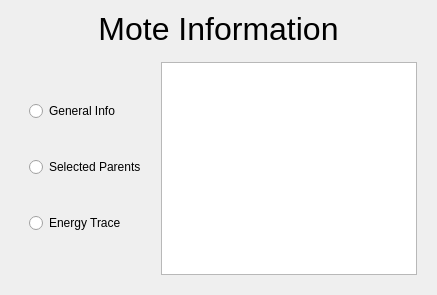
<?xml version="1.0" encoding="UTF-8"?>
<ui version="4.0">
 <class>Dialog</class>
 <widget class="QDialog" name="Dialog">
  <property name="geometry">
   <rect>
    <x>0</x>
    <y>0</y>
    <width>437</width>
    <height>295</height>
   </rect>
  </property>
  <property name="windowTitle">
   <string>Dialog</string>
  </property>
  <layout class="QVBoxLayout" name="verticalLayout_2">
   <item>
    <widget class="QLabel" name="label">
     <property name="font">
      <font>
       <pointsize>24</pointsize>
      </font>
     </property>
     <property name="text">
      <string>Mote Information</string>
     </property>
     <property name="alignment">
      <set>Qt::AlignCenter</set>
     </property>
    </widget>
   </item>
   <item>
    <widget class="QWidget" name="widget_2" native="true">
     <layout class="QHBoxLayout" name="horizontalLayout">
      <item>
       <widget class="QWidget" name="widget" native="true">
        <layout class="QVBoxLayout" name="verticalLayout">
         <item>
          <widget class="QRadioButton" name="general">
           <property name="text">
            <string>General Info</string>
           </property>
          </widget>
         </item>
         <item>
          <widget class="QRadioButton" name="parents">
           <property name="text">
            <string>Selected Parents</string>
           </property>
          </widget>
         </item>
         <item>
          <widget class="QRadioButton" name="energy">
           <property name="text">
            <string>Energy Trace</string>
           </property>
          </widget>
         </item>
        </layout>
       </widget>
      </item>
      <item>
       <widget class="QListView" name="information"/>
      </item>
     </layout>
    </widget>
   </item>
  </layout>
 </widget>
 <resources/>
 <connections/>
</ui>
